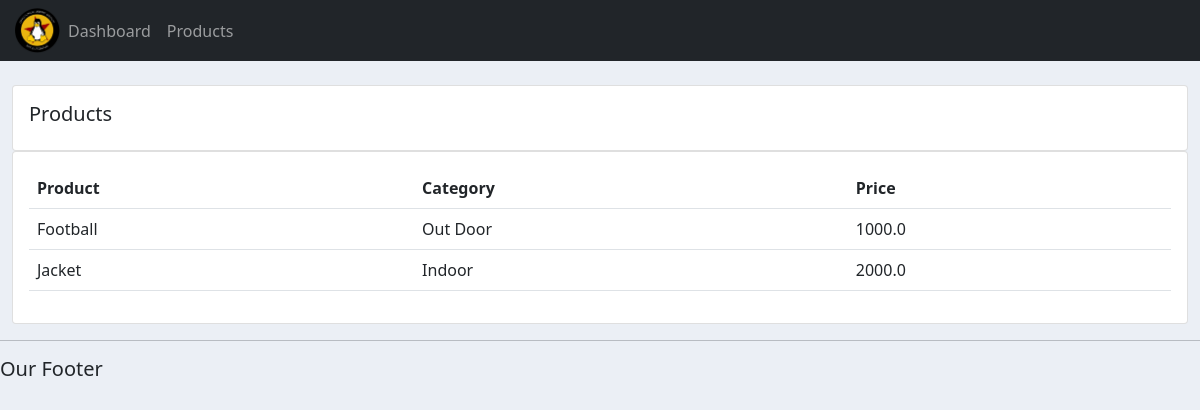
Screenshot of /products/ with the database file from the repository.
### customer/models.py (models this page shows, shortened)
class Product(models.Model):
    CATEGORY = (
        ('Indoor', 'Indoor'),
        ('Out Door', 'Out Door'),
    )
    name = models.CharField(max_length=200, null=True)
    price = models.FloatField(null=True)
    category = models.CharField(max_length=200, null=True, choices=CATEGORY)
    description = models.CharField(max_length=200, null=True, blank=True)
    date_created = models.DateTimeField(auto_now_add=True, null=True)
    tags = models.ManyToManyField(Tag)

### customer/views.py (the view)
# urls.py: path('products/', views.products, name='products'),
def products(request):
    products = Product.objects.all()
    return render(request, 'customer/products.html', {'products': products})

### customer/templates/customer/products.html
{%  extends 'customer/main.html' %}
{% block content %}
		<br>
		<div class="row">
			<div class="col-md">
				<div class="card card-body">
					<h5>Products</h5>
				</div>
				<div class="card card-body">
					<table class="table">
						<tr>
							<th>Product</th>
							<th>Category</th>
							<th>Price</th>
						</tr>
						{% for product in products %}
						<tr>
							<td>{{ product.name }}</td>
							<td>{{ product.category }}</td>
							<td>{{ product.price }}</td>
						</tr>
						{% endfor %}
					</table>
				</div>
			</div>
		</div>
{% endblock content %}

### customer/static/customer/main.css (style rules this page uses)
body { background-color: #ebeff5; }

### rows the page displays
Product: name "Football", category "Out Door", price "1000.0"
Product: name "Jacket", category "Indoor", price "2000.0"
